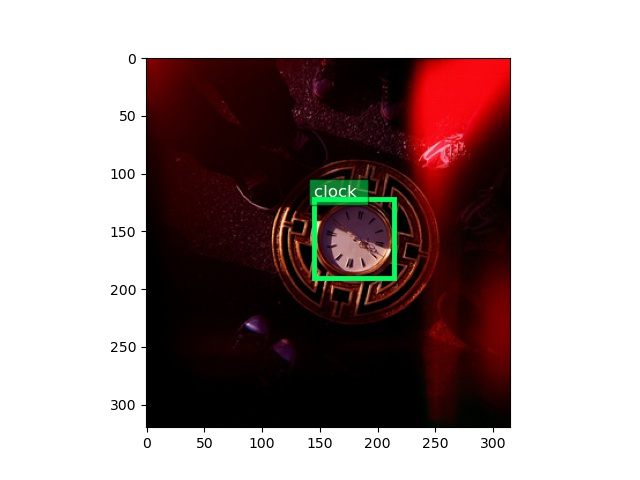
#> input picture original_images/from_train/single-test_candidate_train_101742_0.jpg, 640 x 480 px; its folder holds only this picture in this run
$ python select_single_image.py
#> lines starting #> are read from the running program, lines starting #| are printed output that depends on the picture
import os
import numpy as np
from PIL import Image
import matplotlib.pyplot as plt
from sklearn.decomposition import PCA
from sklearn.preprocessing import StandardScaler
from matplotlib.offsetbox import OffsetImage, AnnotationBbox

# image hover function for 2D scatter plot
# [51 lines left out: functions hover_2d, hover_3d, not called in this run]

# a few parameters
data_type = 'train'
target_type = 'single-test'
PCA_component = 3
image_size = (128, 128)

# optionally input selection result
test_result_path = 'all_datasets_results_train.npy'
# input images dir
original_image_dir = f'original_images/from_{data_type}'

# load testing result
test_result = np.load(test_result_path)
#> (reads all_datasets_results_train.npy from the repository)
print(f'\nLoaded test result with shape {test_result.shape}')
# get paths for all images
all_original_image_paths = os.listdir(original_image_dir)
# load all images
all_original_images = []
for original_image_path in all_original_image_paths:
    image = Image.open(os.path.join(original_image_dir, original_image_path))
#> image is the input picture: PIL image 640x480 RGB; mean R, G, B 162.2, 146.3, 145.6
    # resizes image in-place
    image.thumbnail((512, 512), Image.BILINEAR)
#> image: PIL image 512x384 RGB
    all_original_images.append(np.array(image))

print(f'Loaded original images with shape {all_original_images[0].shape}')
#| Loaded original images with shape (384, 512, 3)

# scale the features in your data before applying PCA
test_result = StandardScaler().fit_transform(test_result)
# run PCA
pca = PCA(n_components=PCA_component)
pca_results = pca.fit_transform(test_result)
print(f'PCA result array has shape {pca_results.shape}')

# visualize 2D projection
fig = plt.figure(figsize = (8, 8))

# create the annotations box
im = OffsetImage(all_original_images[0], zoom=1)
xybox = (50., 50.)
ab = AnnotationBbox(im, (0, 0), xybox=xybox, xycoords='data',
                    boxcoords="offset points",  pad=0.3,  arrowprops=dict(arrowstyle="->"))

if PCA_component == 2:
    ax = fig.add_subplot(1,1,1)
    line = ax.scatter(pca_results[:, 0],
                        pca_results[:, 1],
                        c = 'blue',
                        s = 30)
    ax.set_title(f'PCA result of {len(test_result)} single-test candidates', fontsize = 15)
    ax.set_xlabel('PC 1', fontsize = 10)
    ax.set_ylabel('PC 2', fontsize = 10)
    # add it to the axes and make it invisible
    ax.add_artist(ab)
    ab.set_visible(False)
    # add callback for mouse moves
    fig.canvas.mpl_connect('motion_notify_event', hover_2d)

elif PCA_component == 3:
    ax = fig.add_subplot(projection='3d')
    line = ax.scatter(pca_results[:, 0],
                        pca_results[:, 1],
                        pca_results[:, 2],
                        c = 'blue',
                        marker = 'o')
    ax.set_title(f'PCA result of {len(test_result)} single-test candidates', fontsize = 15)
    ax.set_xlabel('PC 1', fontsize = 10)
    ax.set_ylabel('PC 2', fontsize = 10)
    ax.set_zlabel('PC 3', fontsize = 10)
    # add it to the axes and make it invisible
    ax.add_artist(ab)
    ab.set_visible(False)
    # add callback for mouse moves
    fig.canvas.mpl_connect('motion_notify_event', hover_3d)


ax.grid()
plt.show()
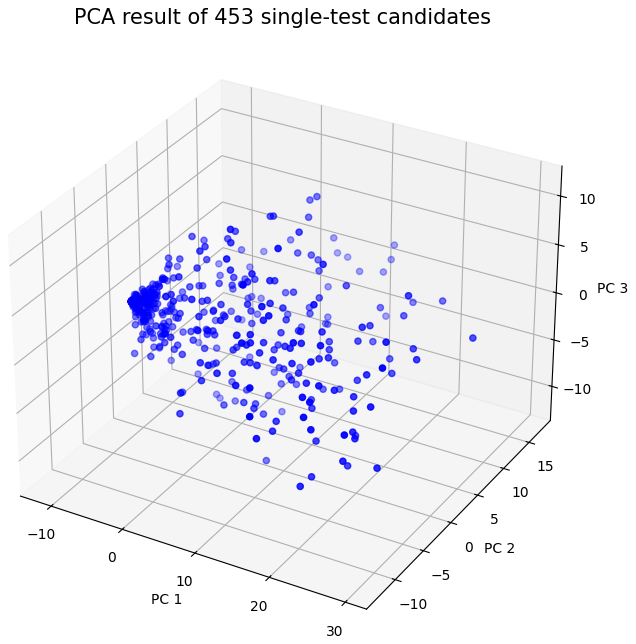
#> figure drawn by matplotlib, 1 panel
